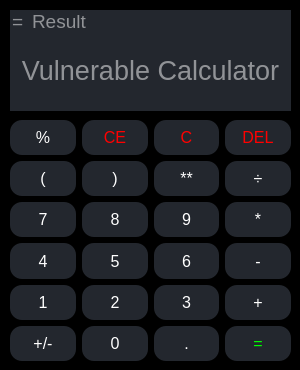
<?xml version="1.0" encoding="UTF-8"?>
<ui version="4.0">
 <class>vulnerable_calculator</class>
 <widget class="QMainWindow" name="vulnerable_calculator">
  <property name="geometry">
   <rect>
    <x>0</x>
    <y>0</y>
    <width>300</width>
    <height>370</height>
   </rect>
  </property>
  <property name="sizePolicy">
   <sizepolicy hsizetype="Fixed" vsizetype="Fixed">
    <horstretch>0</horstretch>
    <verstretch>0</verstretch>
   </sizepolicy>
  </property>
  <property name="minimumSize">
   <size>
    <width>300</width>
    <height>370</height>
   </size>
  </property>
  <property name="maximumSize">
   <size>
    <width>300</width>
    <height>370</height>
   </size>
  </property>
  <property name="cursor">
   <cursorShape>ArrowCursor</cursorShape>
  </property>
  <property name="windowTitle">
   <string>Vulnerable Calculator</string>
  </property>
  <property name="windowIcon">
   <iconset theme="Dark">
    <normaloff>../Documents/GitHub/Vulnerable-Calculator</normaloff>../Documents/GitHub/Vulnerable-Calculator</iconset>
  </property>
  <property name="accessibleDescription">
   <string/>
  </property>
  <property name="styleSheet">
   <string notr="true">background-color: rgb(0, 0, 0);
border-radius:12px;</string>
  </property>
  <property name="windowFilePath">
   <string/>
  </property>
  <property name="toolButtonStyle">
   <enum>Qt::ToolButtonTextOnly</enum>
  </property>
  <property name="documentMode">
   <bool>false</bool>
  </property>
  <property name="tabShape">
   <enum>QTabWidget::Rounded</enum>
  </property>
  <widget class="QWidget" name="centralwidget">
   <widget class="QLineEdit" name="output_line_edit">
    <property name="enabled">
     <bool>true</bool>
    </property>
    <property name="geometry">
     <rect>
      <x>30</x>
      <y>10</y>
      <width>261</width>
      <height>21</height>
     </rect>
    </property>
    <property name="sizePolicy">
     <sizepolicy hsizetype="Expanding" vsizetype="Expanding">
      <horstretch>0</horstretch>
      <verstretch>0</verstretch>
     </sizepolicy>
    </property>
    <property name="minimumSize">
     <size>
      <width>0</width>
      <height>0</height>
     </size>
    </property>
    <property name="font">
     <font>
      <pointsize>14</pointsize>
      <weight>50</weight>
      <italic>false</italic>
      <bold>false</bold>
     </font>
    </property>
    <property name="cursor">
     <cursorShape>ArrowCursor</cursorShape>
    </property>
    <property name="acceptDrops">
     <bool>false</bool>
    </property>
    <property name="layoutDirection">
     <enum>Qt::LeftToRight</enum>
    </property>
    <property name="styleSheet">
     <string notr="true">background-color: rgb(35, 39, 46);
color: rgb(255, 255, 255);</string>
    </property>
    <property name="text">
     <string/>
    </property>
    <property name="frame">
     <bool>false</bool>
    </property>
    <property name="alignment">
     <set>Qt::AlignLeading|Qt::AlignLeft|Qt::AlignVCenter</set>
    </property>
    <property name="readOnly">
     <bool>true</bool>
    </property>
    <property name="placeholderText">
     <string>Result</string>
    </property>
   </widget>
   <widget class="QLineEdit" name="input_line_edit">
    <property name="geometry">
     <rect>
      <x>10</x>
      <y>30</y>
      <width>281</width>
      <height>81</height>
     </rect>
    </property>
    <property name="sizePolicy">
     <sizepolicy hsizetype="Expanding" vsizetype="Expanding">
      <horstretch>0</horstretch>
      <verstretch>0</verstretch>
     </sizepolicy>
    </property>
    <property name="font">
     <font>
      <pointsize>20</pointsize>
      <weight>50</weight>
      <italic>false</italic>
      <bold>false</bold>
     </font>
    </property>
    <property name="cursor">
     <cursorShape>IBeamCursor</cursorShape>
    </property>
    <property name="focusPolicy">
     <enum>Qt::StrongFocus</enum>
    </property>
    <property name="layoutDirection">
     <enum>Qt::LeftToRight</enum>
    </property>
    <property name="styleSheet">
     <string notr="true">background-color: rgb(35, 39, 46);
color: rgb(255, 255, 255);
border-radius:0;</string>
    </property>
    <property name="text">
     <string/>
    </property>
    <property name="maxLength">
     <number>32774</number>
    </property>
    <property name="frame">
     <bool>false</bool>
    </property>
    <property name="alignment">
     <set>Qt::AlignCenter</set>
    </property>
    <property name="placeholderText">
     <string>Vulnerable Calculator</string>
    </property>
   </widget>
   <widget class="QWidget" name="layoutWidget">
    <property name="geometry">
     <rect>
      <x>10</x>
      <y>120</y>
      <width>281</width>
      <height>241</height>
     </rect>
    </property>
    <property name="sizePolicy">
     <sizepolicy hsizetype="Preferred" vsizetype="Expanding">
      <horstretch>0</horstretch>
      <verstretch>0</verstretch>
     </sizepolicy>
    </property>
    <layout class="QGridLayout" name="gridLayout">
     <item row="0" column="2">
      <widget class="QPushButton" name="clear_input_button">
       <property name="sizePolicy">
        <sizepolicy hsizetype="Minimum" vsizetype="Expanding">
         <horstretch>0</horstretch>
         <verstretch>0</verstretch>
        </sizepolicy>
       </property>
       <property name="font">
        <font>
         <pointsize>12</pointsize>
         <weight>50</weight>
         <italic>false</italic>
         <bold>false</bold>
         <underline>false</underline>
         <strikeout>false</strikeout>
         <kerning>true</kerning>
        </font>
       </property>
       <property name="cursor">
        <cursorShape>PointingHandCursor</cursorShape>
       </property>
       <property name="styleSheet">
        <string notr="true">background-color: rgb(35, 39, 46);
color: rgb(255, 0, 0);</string>
       </property>
       <property name="text">
        <string>C</string>
       </property>
      </widget>
     </item>
     <item row="4" column="3">
      <widget class="QPushButton" name="add_button">
       <property name="sizePolicy">
        <sizepolicy hsizetype="Minimum" vsizetype="Expanding">
         <horstretch>0</horstretch>
         <verstretch>0</verstretch>
        </sizepolicy>
       </property>
       <property name="font">
        <font>
         <pointsize>12</pointsize>
         <weight>50</weight>
         <italic>false</italic>
         <bold>false</bold>
         <underline>false</underline>
         <strikeout>false</strikeout>
         <kerning>true</kerning>
        </font>
       </property>
       <property name="cursor">
        <cursorShape>PointingHandCursor</cursorShape>
       </property>
       <property name="styleSheet">
        <string notr="true">background-color: rgb(35, 39, 46);
color:white;
border-radius:12px;</string>
       </property>
       <property name="text">
        <string>+</string>
       </property>
      </widget>
     </item>
     <item row="2" column="0">
      <widget class="QPushButton" name="seven_button">
       <property name="sizePolicy">
        <sizepolicy hsizetype="Minimum" vsizetype="Expanding">
         <horstretch>0</horstretch>
         <verstretch>0</verstretch>
        </sizepolicy>
       </property>
       <property name="font">
        <font>
         <pointsize>12</pointsize>
         <weight>50</weight>
         <italic>false</italic>
         <bold>false</bold>
         <underline>false</underline>
         <strikeout>false</strikeout>
         <kerning>true</kerning>
        </font>
       </property>
       <property name="cursor">
        <cursorShape>PointingHandCursor</cursorShape>
       </property>
       <property name="styleSheet">
        <string notr="true">background-color: rgb(35, 39, 46);
color: rgb(255, 255, 255);</string>
       </property>
       <property name="text">
        <string>7</string>
       </property>
      </widget>
     </item>
     <item row="4" column="0">
      <widget class="QPushButton" name="one_button">
       <property name="sizePolicy">
        <sizepolicy hsizetype="Minimum" vsizetype="Expanding">
         <horstretch>0</horstretch>
         <verstretch>0</verstretch>
        </sizepolicy>
       </property>
       <property name="font">
        <font>
         <pointsize>12</pointsize>
         <weight>50</weight>
         <italic>false</italic>
         <bold>false</bold>
         <underline>false</underline>
         <strikeout>false</strikeout>
         <kerning>true</kerning>
        </font>
       </property>
       <property name="cursor">
        <cursorShape>PointingHandCursor</cursorShape>
       </property>
       <property name="styleSheet">
        <string notr="true">background-color: rgb(35, 39, 46);
color: rgb(255, 255, 255);</string>
       </property>
       <property name="text">
        <string>1</string>
       </property>
      </widget>
     </item>
     <item row="3" column="3">
      <widget class="QPushButton" name="subtract_button">
       <property name="sizePolicy">
        <sizepolicy hsizetype="Minimum" vsizetype="Expanding">
         <horstretch>0</horstretch>
         <verstretch>0</verstretch>
        </sizepolicy>
       </property>
       <property name="font">
        <font>
         <pointsize>12</pointsize>
         <weight>50</weight>
         <italic>false</italic>
         <bold>false</bold>
         <underline>false</underline>
         <strikeout>false</strikeout>
         <kerning>true</kerning>
        </font>
       </property>
       <property name="cursor">
        <cursorShape>PointingHandCursor</cursorShape>
       </property>
       <property name="styleSheet">
        <string notr="true">background-color: rgb(35, 39, 46);
color:white;
border-radius:12px;</string>
       </property>
       <property name="text">
        <string>-</string>
       </property>
      </widget>
     </item>
     <item row="1" column="1">
      <widget class="QPushButton" name="right_bracket_button">
       <property name="sizePolicy">
        <sizepolicy hsizetype="Minimum" vsizetype="Expanding">
         <horstretch>0</horstretch>
         <verstretch>0</verstretch>
        </sizepolicy>
       </property>
       <property name="font">
        <font>
         <pointsize>12</pointsize>
         <weight>50</weight>
         <italic>false</italic>
         <bold>false</bold>
         <underline>false</underline>
         <strikeout>false</strikeout>
         <kerning>true</kerning>
        </font>
       </property>
       <property name="cursor">
        <cursorShape>PointingHandCursor</cursorShape>
       </property>
       <property name="styleSheet">
        <string notr="true">background-color: rgb(35, 39, 46);
color:white;
border-radius:12px;</string>
       </property>
       <property name="text">
        <string>)</string>
       </property>
      </widget>
     </item>
     <item row="2" column="3">
      <widget class="QPushButton" name="multiply_button">
       <property name="sizePolicy">
        <sizepolicy hsizetype="Minimum" vsizetype="Expanding">
         <horstretch>0</horstretch>
         <verstretch>0</verstretch>
        </sizepolicy>
       </property>
       <property name="font">
        <font>
         <pointsize>12</pointsize>
         <weight>50</weight>
         <italic>false</italic>
         <bold>false</bold>
         <underline>false</underline>
         <strikeout>false</strikeout>
         <kerning>true</kerning>
        </font>
       </property>
       <property name="cursor">
        <cursorShape>PointingHandCursor</cursorShape>
       </property>
       <property name="styleSheet">
        <string notr="true">background-color: rgb(35, 39, 46);
color:white;
border-radius:12px;</string>
       </property>
       <property name="text">
        <string>*</string>
       </property>
      </widget>
     </item>
     <item row="3" column="1">
      <widget class="QPushButton" name="five_button">
       <property name="sizePolicy">
        <sizepolicy hsizetype="Minimum" vsizetype="Expanding">
         <horstretch>0</horstretch>
         <verstretch>0</verstretch>
        </sizepolicy>
       </property>
       <property name="font">
        <font>
         <pointsize>12</pointsize>
         <weight>50</weight>
         <italic>false</italic>
         <bold>false</bold>
         <underline>false</underline>
         <strikeout>false</strikeout>
         <kerning>true</kerning>
        </font>
       </property>
       <property name="cursor">
        <cursorShape>PointingHandCursor</cursorShape>
       </property>
       <property name="styleSheet">
        <string notr="true">background-color: rgb(35, 39, 46);
color: rgb(255, 255, 255);</string>
       </property>
       <property name="text">
        <string>5</string>
       </property>
      </widget>
     </item>
     <item row="0" column="0">
      <widget class="QPushButton" name="percent_button">
       <property name="sizePolicy">
        <sizepolicy hsizetype="Minimum" vsizetype="Expanding">
         <horstretch>0</horstretch>
         <verstretch>0</verstretch>
        </sizepolicy>
       </property>
       <property name="font">
        <font>
         <pointsize>12</pointsize>
         <weight>50</weight>
         <italic>false</italic>
         <bold>false</bold>
         <underline>false</underline>
         <strikeout>false</strikeout>
         <kerning>true</kerning>
        </font>
       </property>
       <property name="cursor">
        <cursorShape>PointingHandCursor</cursorShape>
       </property>
       <property name="styleSheet">
        <string notr="true">background-color: rgb(35, 39, 46);
color:white;
border-radius:12px;</string>
       </property>
       <property name="text">
        <string>%</string>
       </property>
      </widget>
     </item>
     <item row="5" column="2">
      <widget class="QPushButton" name="decimal_button">
       <property name="sizePolicy">
        <sizepolicy hsizetype="Minimum" vsizetype="Expanding">
         <horstretch>0</horstretch>
         <verstretch>0</verstretch>
        </sizepolicy>
       </property>
       <property name="font">
        <font>
         <pointsize>12</pointsize>
         <weight>50</weight>
         <italic>false</italic>
         <bold>false</bold>
         <underline>false</underline>
         <strikeout>false</strikeout>
         <kerning>true</kerning>
        </font>
       </property>
       <property name="cursor">
        <cursorShape>PointingHandCursor</cursorShape>
       </property>
       <property name="styleSheet">
        <string notr="true">background-color: rgb(35, 39, 46);
color:white;
border-radius:12px;</string>
       </property>
       <property name="text">
        <string>.</string>
       </property>
      </widget>
     </item>
     <item row="2" column="1">
      <widget class="QPushButton" name="eight_button">
       <property name="sizePolicy">
        <sizepolicy hsizetype="Minimum" vsizetype="Expanding">
         <horstretch>0</horstretch>
         <verstretch>0</verstretch>
        </sizepolicy>
       </property>
       <property name="font">
        <font>
         <pointsize>12</pointsize>
         <weight>50</weight>
         <italic>false</italic>
         <bold>false</bold>
         <underline>false</underline>
         <strikeout>false</strikeout>
         <kerning>true</kerning>
        </font>
       </property>
       <property name="cursor">
        <cursorShape>PointingHandCursor</cursorShape>
       </property>
       <property name="styleSheet">
        <string notr="true">background-color: rgb(35, 39, 46);
color: rgb(255, 255, 255);</string>
       </property>
       <property name="text">
        <string>8</string>
       </property>
      </widget>
     </item>
     <item row="1" column="2">
      <widget class="QPushButton" name="power_button">
       <property name="sizePolicy">
        <sizepolicy hsizetype="Minimum" vsizetype="Expanding">
         <horstretch>0</horstretch>
         <verstretch>0</verstretch>
        </sizepolicy>
       </property>
       <property name="font">
        <font>
         <pointsize>12</pointsize>
         <weight>50</weight>
         <italic>false</italic>
         <bold>false</bold>
         <underline>false</underline>
         <strikeout>false</strikeout>
         <kerning>true</kerning>
        </font>
       </property>
       <property name="cursor">
        <cursorShape>PointingHandCursor</cursorShape>
       </property>
       <property name="styleSheet">
        <string notr="true">background-color: rgb(35, 39, 46);
color:white;
border-radius:12px;</string>
       </property>
       <property name="text">
        <string>**</string>
       </property>
      </widget>
     </item>
     <item row="5" column="1">
      <widget class="QPushButton" name="zero_button">
       <property name="sizePolicy">
        <sizepolicy hsizetype="Minimum" vsizetype="Expanding">
         <horstretch>0</horstretch>
         <verstretch>0</verstretch>
        </sizepolicy>
       </property>
       <property name="font">
        <font>
         <pointsize>12</pointsize>
         <weight>50</weight>
         <italic>false</italic>
         <bold>false</bold>
         <underline>false</underline>
         <strikeout>false</strikeout>
         <kerning>true</kerning>
        </font>
       </property>
       <property name="cursor">
        <cursorShape>PointingHandCursor</cursorShape>
       </property>
       <property name="styleSheet">
        <string notr="true">background-color: rgb(35, 39, 46);
color: rgb(255, 255, 255);</string>
       </property>
       <property name="text">
        <string>0</string>
       </property>
      </widget>
     </item>
     <item row="5" column="3">
      <widget class="QPushButton" name="evaluate_button">
       <property name="sizePolicy">
        <sizepolicy hsizetype="Minimum" vsizetype="Expanding">
         <horstretch>0</horstretch>
         <verstretch>0</verstretch>
        </sizepolicy>
       </property>
       <property name="font">
        <font>
         <pointsize>12</pointsize>
         <weight>50</weight>
         <italic>false</italic>
         <bold>false</bold>
         <underline>false</underline>
         <strikeout>false</strikeout>
         <kerning>true</kerning>
        </font>
       </property>
       <property name="cursor">
        <cursorShape>PointingHandCursor</cursorShape>
       </property>
       <property name="styleSheet">
        <string notr="true">background-color: rgb(35, 39, 46);
color: rgb(0, 255, 0);</string>
       </property>
       <property name="text">
        <string>=</string>
       </property>
      </widget>
     </item>
     <item row="0" column="3">
      <widget class="QPushButton" name="delete_last_button">
       <property name="sizePolicy">
        <sizepolicy hsizetype="Minimum" vsizetype="Expanding">
         <horstretch>0</horstretch>
         <verstretch>0</verstretch>
        </sizepolicy>
       </property>
       <property name="font">
        <font>
         <pointsize>12</pointsize>
         <weight>50</weight>
         <italic>false</italic>
         <bold>false</bold>
         <underline>false</underline>
         <strikeout>false</strikeout>
         <kerning>true</kerning>
        </font>
       </property>
       <property name="cursor">
        <cursorShape>PointingHandCursor</cursorShape>
       </property>
       <property name="styleSheet">
        <string notr="true">background-color: rgb(35, 39, 46);
color: rgb(255, 0, 0);</string>
       </property>
       <property name="text">
        <string>DEL</string>
       </property>
      </widget>
     </item>
     <item row="5" column="0">
      <widget class="QPushButton" name="sign_button">
       <property name="sizePolicy">
        <sizepolicy hsizetype="Minimum" vsizetype="Expanding">
         <horstretch>0</horstretch>
         <verstretch>0</verstretch>
        </sizepolicy>
       </property>
       <property name="font">
        <font>
         <pointsize>12</pointsize>
         <weight>50</weight>
         <italic>false</italic>
         <bold>false</bold>
         <underline>false</underline>
         <strikeout>false</strikeout>
         <kerning>true</kerning>
        </font>
       </property>
       <property name="cursor">
        <cursorShape>PointingHandCursor</cursorShape>
       </property>
       <property name="styleSheet">
        <string notr="true">background-color: rgb(35, 39, 46);
color:white;
border-radius:12px;</string>
       </property>
       <property name="text">
        <string>+/-</string>
       </property>
      </widget>
     </item>
     <item row="3" column="2">
      <widget class="QPushButton" name="six_button">
       <property name="sizePolicy">
        <sizepolicy hsizetype="Minimum" vsizetype="Expanding">
         <horstretch>0</horstretch>
         <verstretch>0</verstretch>
        </sizepolicy>
       </property>
       <property name="font">
        <font>
         <pointsize>12</pointsize>
         <weight>50</weight>
         <italic>false</italic>
         <bold>false</bold>
         <underline>false</underline>
         <strikeout>false</strikeout>
         <kerning>true</kerning>
        </font>
       </property>
       <property name="cursor">
        <cursorShape>PointingHandCursor</cursorShape>
       </property>
       <property name="styleSheet">
        <string notr="true">background-color: rgb(35, 39, 46);
color: rgb(255, 255, 255);</string>
       </property>
       <property name="text">
        <string>6</string>
       </property>
      </widget>
     </item>
     <item row="1" column="0">
      <widget class="QPushButton" name="left_bracket_button">
       <property name="sizePolicy">
        <sizepolicy hsizetype="Minimum" vsizetype="Expanding">
         <horstretch>0</horstretch>
         <verstretch>0</verstretch>
        </sizepolicy>
       </property>
       <property name="font">
        <font>
         <pointsize>12</pointsize>
         <weight>50</weight>
         <italic>false</italic>
         <bold>false</bold>
         <underline>false</underline>
         <strikeout>false</strikeout>
         <kerning>true</kerning>
        </font>
       </property>
       <property name="cursor">
        <cursorShape>PointingHandCursor</cursorShape>
       </property>
       <property name="styleSheet">
        <string notr="true">background-color: rgb(35, 39, 46);
color:white;
border-radius:12px;</string>
       </property>
       <property name="text">
        <string>(</string>
       </property>
      </widget>
     </item>
     <item row="3" column="0">
      <widget class="QPushButton" name="four_button">
       <property name="sizePolicy">
        <sizepolicy hsizetype="Minimum" vsizetype="Expanding">
         <horstretch>0</horstretch>
         <verstretch>0</verstretch>
        </sizepolicy>
       </property>
       <property name="font">
        <font>
         <pointsize>12</pointsize>
         <weight>50</weight>
         <italic>false</italic>
         <bold>false</bold>
         <underline>false</underline>
         <strikeout>false</strikeout>
         <kerning>true</kerning>
        </font>
       </property>
       <property name="cursor">
        <cursorShape>PointingHandCursor</cursorShape>
       </property>
       <property name="styleSheet">
        <string notr="true">background-color: rgb(35, 39, 46);
color: rgb(255, 255, 255);</string>
       </property>
       <property name="text">
        <string>4</string>
       </property>
      </widget>
     </item>
     <item row="4" column="2">
      <widget class="QPushButton" name="three_button">
       <property name="sizePolicy">
        <sizepolicy hsizetype="Minimum" vsizetype="Expanding">
         <horstretch>0</horstretch>
         <verstretch>0</verstretch>
        </sizepolicy>
       </property>
       <property name="font">
        <font>
         <pointsize>12</pointsize>
         <weight>50</weight>
         <italic>false</italic>
         <bold>false</bold>
         <underline>false</underline>
         <strikeout>false</strikeout>
         <kerning>true</kerning>
        </font>
       </property>
       <property name="cursor">
        <cursorShape>PointingHandCursor</cursorShape>
       </property>
       <property name="styleSheet">
        <string notr="true">background-color: rgb(35, 39, 46);
color: rgb(255, 255, 255);</string>
       </property>
       <property name="text">
        <string>3</string>
       </property>
      </widget>
     </item>
     <item row="1" column="3">
      <widget class="QPushButton" name="divide_button">
       <property name="sizePolicy">
        <sizepolicy hsizetype="Minimum" vsizetype="Expanding">
         <horstretch>0</horstretch>
         <verstretch>0</verstretch>
        </sizepolicy>
       </property>
       <property name="font">
        <font>
         <pointsize>12</pointsize>
         <weight>50</weight>
         <italic>false</italic>
         <bold>false</bold>
         <underline>false</underline>
         <strikeout>false</strikeout>
         <kerning>true</kerning>
        </font>
       </property>
       <property name="cursor">
        <cursorShape>PointingHandCursor</cursorShape>
       </property>
       <property name="styleSheet">
        <string notr="true">background-color: rgb(35, 39, 46);
color:white;
border-radius:12px;</string>
       </property>
       <property name="text">
        <string>÷</string>
       </property>
      </widget>
     </item>
     <item row="4" column="1">
      <widget class="QPushButton" name="two_button">
       <property name="sizePolicy">
        <sizepolicy hsizetype="Minimum" vsizetype="Expanding">
         <horstretch>0</horstretch>
         <verstretch>0</verstretch>
        </sizepolicy>
       </property>
       <property name="font">
        <font>
         <pointsize>12</pointsize>
         <weight>50</weight>
         <italic>false</italic>
         <bold>false</bold>
         <underline>false</underline>
         <strikeout>false</strikeout>
         <kerning>true</kerning>
        </font>
       </property>
       <property name="cursor">
        <cursorShape>PointingHandCursor</cursorShape>
       </property>
       <property name="styleSheet">
        <string notr="true">background-color: rgb(35, 39, 46);
color: rgb(255, 255, 255);</string>
       </property>
       <property name="text">
        <string>2</string>
       </property>
      </widget>
     </item>
     <item row="2" column="2">
      <widget class="QPushButton" name="nine_button">
       <property name="sizePolicy">
        <sizepolicy hsizetype="Minimum" vsizetype="Expanding">
         <horstretch>0</horstretch>
         <verstretch>0</verstretch>
        </sizepolicy>
       </property>
       <property name="font">
        <font>
         <pointsize>12</pointsize>
         <weight>50</weight>
         <italic>false</italic>
         <bold>false</bold>
         <underline>false</underline>
         <strikeout>false</strikeout>
         <kerning>true</kerning>
        </font>
       </property>
       <property name="cursor">
        <cursorShape>PointingHandCursor</cursorShape>
       </property>
       <property name="styleSheet">
        <string notr="true">background-color: rgb(35, 39, 46);
color: rgb(255, 255, 255);</string>
       </property>
       <property name="text">
        <string>9</string>
       </property>
      </widget>
     </item>
     <item row="0" column="1">
      <widget class="QPushButton" name="clear_all_button">
       <property name="sizePolicy">
        <sizepolicy hsizetype="Minimum" vsizetype="Expanding">
         <horstretch>0</horstretch>
         <verstretch>0</verstretch>
        </sizepolicy>
       </property>
       <property name="font">
        <font>
         <pointsize>12</pointsize>
         <weight>50</weight>
         <italic>false</italic>
         <bold>false</bold>
         <underline>false</underline>
         <strikeout>false</strikeout>
         <kerning>true</kerning>
        </font>
       </property>
       <property name="cursor">
        <cursorShape>PointingHandCursor</cursorShape>
       </property>
       <property name="styleSheet">
        <string notr="true">background-color: rgb(35, 39, 46);
color: rgb(255, 0, 0);</string>
       </property>
       <property name="text">
        <string>CE</string>
       </property>
      </widget>
     </item>
    </layout>
   </widget>
   <widget class="QLineEdit" name="output_line_edit_2">
    <property name="enabled">
     <bool>true</bool>
    </property>
    <property name="geometry">
     <rect>
      <x>10</x>
      <y>10</y>
      <width>21</width>
      <height>21</height>
     </rect>
    </property>
    <property name="sizePolicy">
     <sizepolicy hsizetype="Expanding" vsizetype="Expanding">
      <horstretch>0</horstretch>
      <verstretch>0</verstretch>
     </sizepolicy>
    </property>
    <property name="minimumSize">
     <size>
      <width>0</width>
      <height>0</height>
     </size>
    </property>
    <property name="font">
     <font>
      <pointsize>14</pointsize>
      <weight>50</weight>
      <italic>false</italic>
      <bold>false</bold>
     </font>
    </property>
    <property name="cursor">
     <cursorShape>ArrowCursor</cursorShape>
    </property>
    <property name="acceptDrops">
     <bool>false</bool>
    </property>
    <property name="layoutDirection">
     <enum>Qt::LeftToRight</enum>
    </property>
    <property name="styleSheet">
     <string notr="true">background-color: rgb(35, 39, 46);
color: rgb(255, 255, 255);</string>
    </property>
    <property name="text">
     <string/>
    </property>
    <property name="frame">
     <bool>false</bool>
    </property>
    <property name="alignment">
     <set>Qt::AlignLeading|Qt::AlignLeft|Qt::AlignVCenter</set>
    </property>
    <property name="readOnly">
     <bool>true</bool>
    </property>
    <property name="placeholderText">
     <string>=</string>
    </property>
   </widget>
  </widget>
 </widget>
 <resources/>
 <connections/>
</ui>
